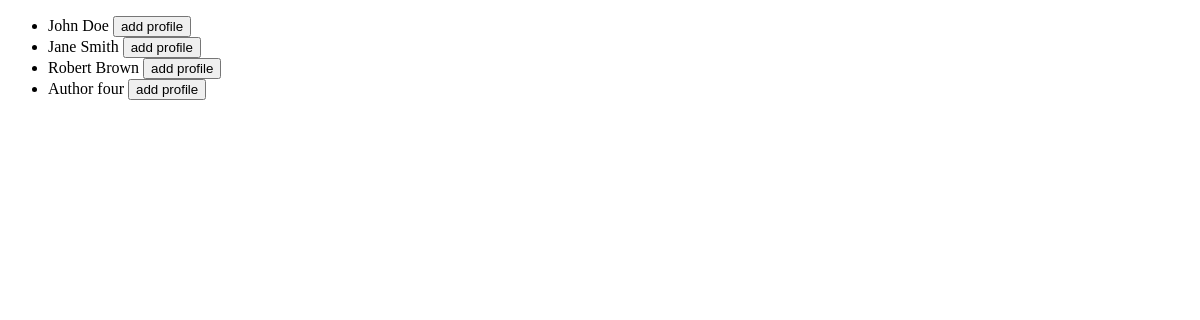
/library/, run on an earlier commit of the app's database.
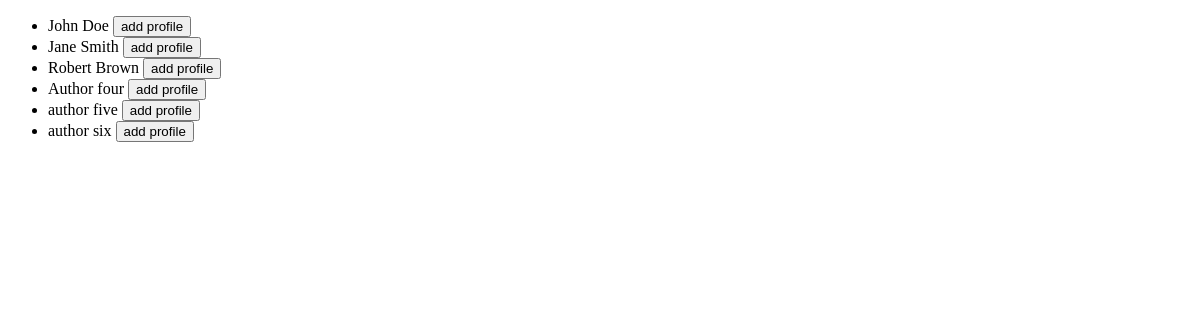
And on a later commit of the database.
### library_management/models.py (models this page shows, shortened)
class Author(models.Model):
    name=models.CharField(max_length=100)
    email=models.EmailField(unique=True)

### library_management/views.py (the view)
# urls.py: path('',views.home, name="library_home"),
def home(request):
    authors=Author.objects.all()
    data={
        "authors":authors
    }
    return render(request,'library_management/home.html',data)

### library_management/templates/library_management/home.html (shortened to what this page needs)
{% extends "layout.html" %}
{% block content %}
   <div>
    <ul>
        {% for author in authors %}
         <li> {{author.name}} <a href="{% url 'addProfile' author.id %}"><button>add profile</button></a></li>
        {% endfor %}
    </ul>
   </div>
{% endblock content %}

What changed in the data, as far as the page shows it:
added Author: name "author five"
added Author: name "author six"
